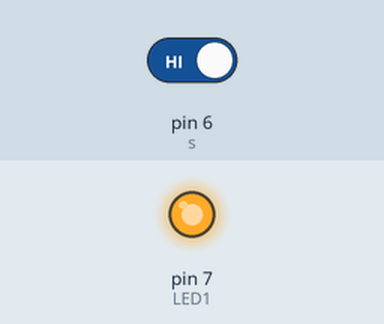
A sketch run on a simulated Arduino Uno, built with avr-gcc and run on an emulated ATmega328P. Parts: output pins drawn as LEDs (lit = HIGH). The inputs (shaded band) are chosen by the test bench; at power-on: pin 6 (s) HIGH. What the sketch prints to the serial monitor is not drawn.

Above: at 1.2 s.
1.3 s: pin 6 (s) driven LOW
At 1.7 s:
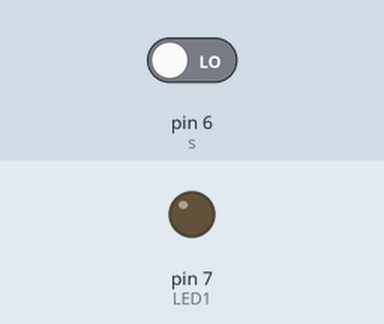
2.8 s: pin 6 (s) driven HIGH
At 4.0 s:
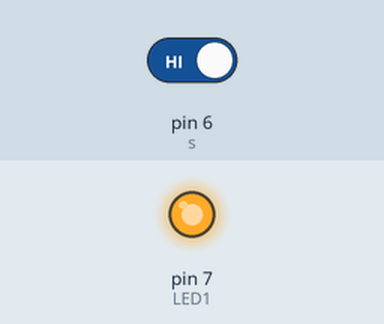
Timing chart, 0 to 5.8 s (numbered marks = the images above; inputs shaded):
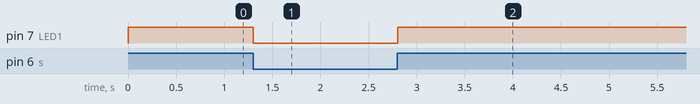

The sketch:

LED_USING_PUSHBUTTON.ino
```cpp
int s = 6;
int x;
int LED1 = 7;
void setup()
{
  Serial.begin(9600);
  pinMode(6, INPUT);
  pinMode(7, OUTPUT);
}

void loop()
{
  Serial.println(x);
  x = digitalRead(s);
  if(x == 0)
  {
  	digitalWrite(LED1,LOW);
  }
  else
   {
  	digitalWrite(LED1,HIGH);
  }

}
```

Measured:
- after the input at 1.3 s, pin 7 (LED1): HIGH → LOW at once
- after the input at 2.8 s, pin 7 (LED1): LOW → HIGH at once
